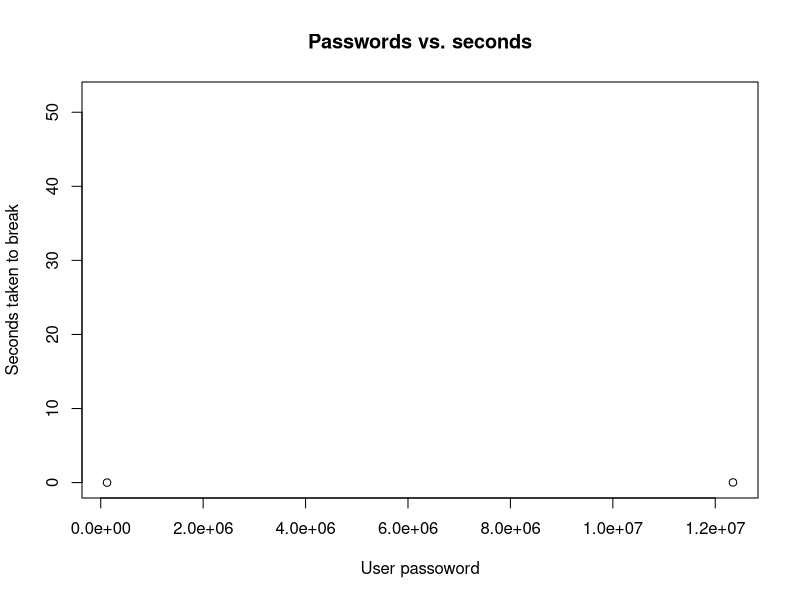

Write the R code that produced this figure.
## ---- chunk 1
x = c("123456", "password", "12345678", "qwerty", "abc123")
y = c(0.0025, 52, 0.025, 0.077, 0.5)
bars = data.frame(x, y)

plot(bars, main ="Passwords vs. seconds",  xlab = "User passoword", ylab = "Seconds taken to break")

